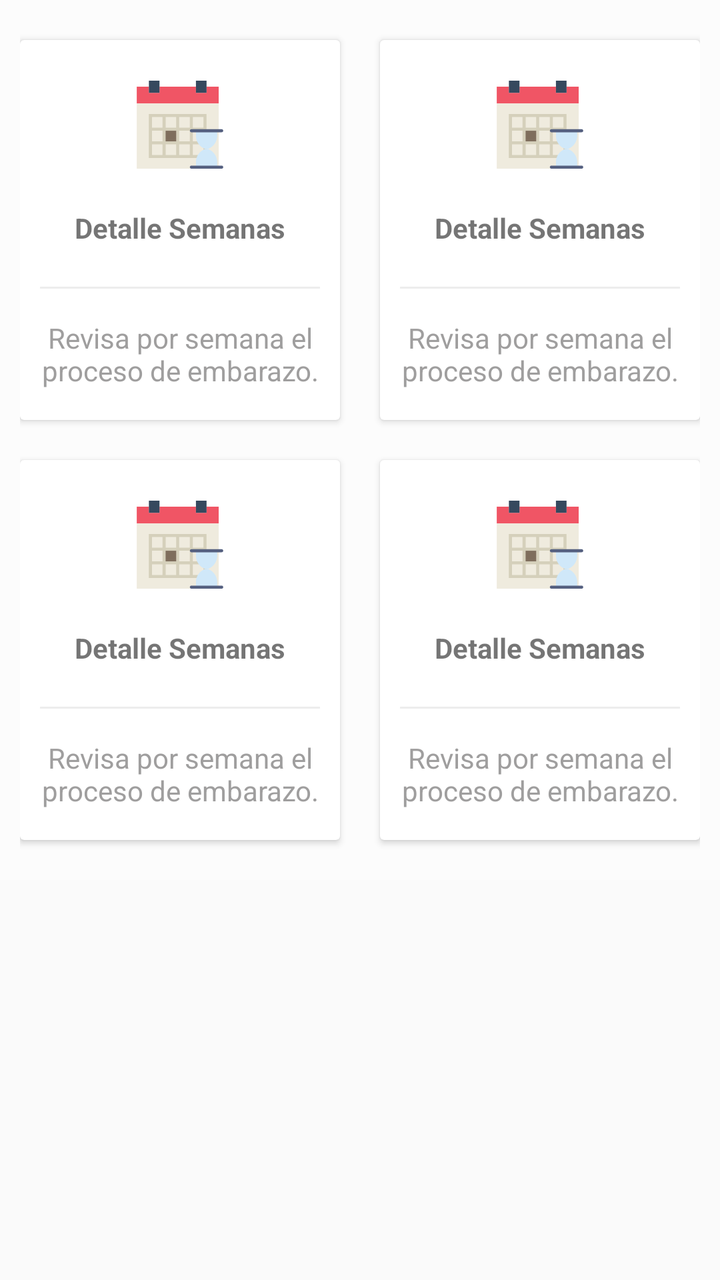
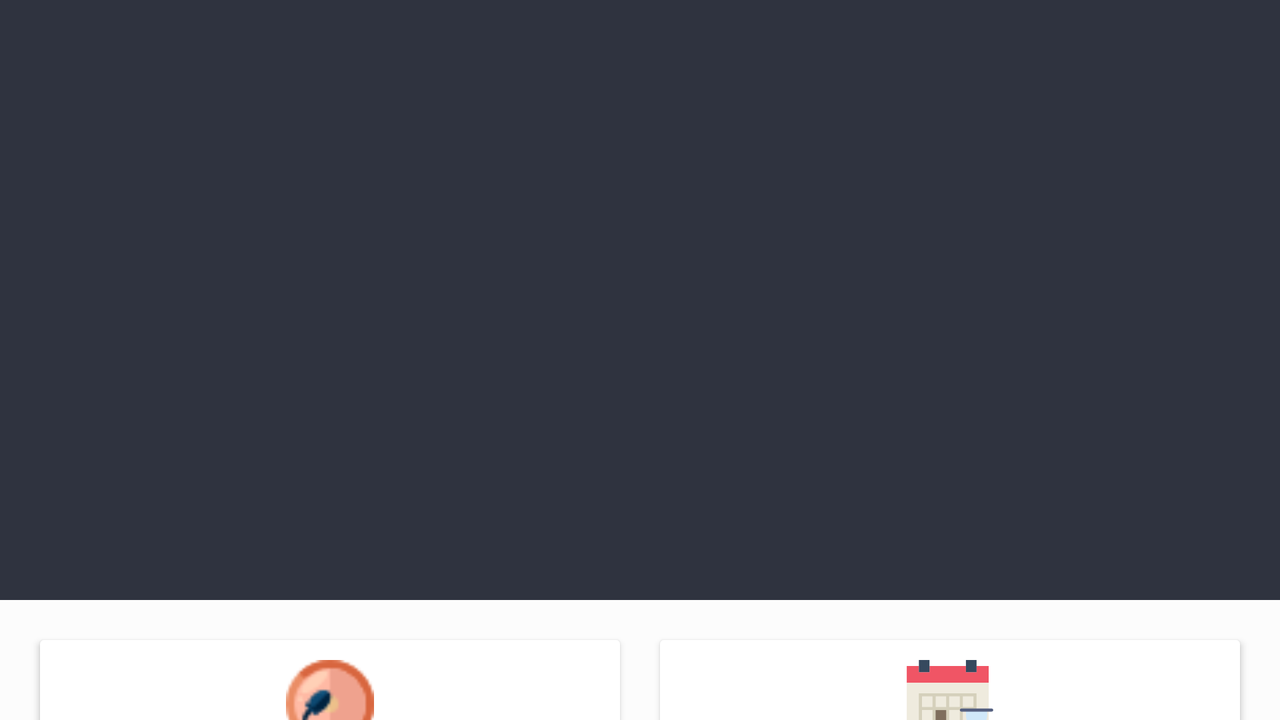

Compare how this app lays out the same screen by default and in its alternative resource folder. The renders come first, then the two layout files and the values they reference.
<!-- AndroidManifest.xml: application theme AppTheme -->
<!-- res/layout/fragment_fragmento01.xml -->
<?xml version="1.0" encoding="utf-8"?>
<FrameLayout xmlns:android="http://schemas.android.com/apk/res/android"
    xmlns:tools="http://schemas.android.com/tools"
    android:layout_width="match_parent"
    android:layout_height="match_parent"
    tools:context=".Fragmento01">

    <ScrollView
        android:layout_width="match_parent"
        android:layout_height="match_parent">

        <LinearLayout
            android:layout_width="match_parent"
            android:layout_height="match_parent"
            android:orientation="vertical"
            android:padding="10dp"
            android:background="@color/backgroundcolor">
            <LinearLayout
                android:clipToPadding="false"
                android:gravity="center"
                android:orientation="horizontal"
                android:layout_width="match_parent"
                android:layout_height="wrap_content">

                <android.support.v7.widget.CardView
                    android:layout_width="160dp"
                    android:layout_height="190dp"
                    android:layout_margin="10dp"
                    android:clickable="true"
                    android:id="@+id/btnactivitycalendar"
                    >

                    <LinearLayout
                        android:layout_width="match_parent"
                        android:layout_height="match_parent"
                        android:orientation="vertical"
                        android:gravity="center"
                        >
                        <ImageView
                            android:layout_width="64dp"
                            android:layout_height="64dp"
                            android:src="@drawable/ic_calendar"
                            android:padding="10dp"/>
                        <TextView
                            android:layout_width="wrap_content"
                            android:layout_height="wrap_content"
                            android:textStyle="bold"
                            android:layout_margin="10dp"
                            android:text="Detalle Semanas"/>

                        <View
                            android:layout_width="match_parent"
                            android:layout_height="1dp"
                            android:background="@color/lightgray"
                            android:layout_margin="10dp"/>

                        <TextView
                            android:layout_width="wrap_content"
                            android:layout_height="wrap_content"
                            android:gravity="center"
                            android:text="Revisa por semana el proceso de embarazo."
                            android:padding="5dp"
                            android:textColor="@color/dark_gray"/>
                    </LinearLayout>
                </android.support.v7.widget.CardView>

                <android.support.v7.widget.CardView
                    android:layout_width="160dp"
                    android:layout_height="190dp"
                    android:layout_margin="10dp">

                    <LinearLayout
                        android:layout_width="match_parent"
                        android:layout_height="match_parent"
                        android:orientation="vertical"
                        android:gravity="center"
                        >
                        <ImageView
                            android:layout_width="64dp"
                            android:layout_height="64dp"
                            android:src="@drawable/ic_calendar"
                            android:padding="10dp"/>
                        <TextView
                            android:layout_width="wrap_content"
                            android:layout_height="wrap_content"
                            android:textStyle="bold"
                            android:layout_margin="10dp"
                            android:text="Detalle Semanas"/>

                        <View
                            android:layout_width="match_parent"
                            android:layout_height="1dp"
                            android:background="@color/lightgray"
                            android:layout_margin="10dp"/>

                        <TextView
                            android:layout_width="wrap_content"
                            android:layout_height="wrap_content"
                            android:gravity="center"
                            android:text="Revisa por semana el proceso de embarazo."
                            android:padding="5dp"
                            android:textColor="@color/dark_gray"/>
                    </LinearLayout>
                </android.support.v7.widget.CardView>

            </LinearLayout>
            <LinearLayout
                android:clipToPadding="false"
                android:gravity="center"
                android:orientation="horizontal"
                android:layout_width="match_parent"
                android:layout_height="wrap_content">

                <android.support.v7.widget.CardView
                    android:layout_width="160dp"
                    android:layout_height="190dp"
                    android:layout_margin="10dp">

                    <LinearLayout
                        android:layout_width="match_parent"
                        android:layout_height="match_parent"
                        android:orientation="vertical"
                        android:gravity="center"
                        >
                        <ImageView
                            android:layout_width="64dp"
                            android:layout_height="64dp"
                            android:src="@drawable/ic_calendar"
                            android:padding="10dp"/>
                        <TextView
                            android:layout_width="wrap_content"
                            android:layout_height="wrap_content"
                            android:textStyle="bold"
                            android:layout_margin="10dp"
                            android:text="Detalle Semanas"/>

                        <View
                            android:layout_width="match_parent"
                            android:layout_height="1dp"
                            android:background="@color/lightgray"
                            android:layout_margin="10dp"/>

                        <TextView
                            android:layout_width="wrap_content"
                            android:layout_height="wrap_content"
                            android:gravity="center"
                            android:text="Revisa por semana el proceso de embarazo."
                            android:padding="5dp"
                            android:textColor="@color/dark_gray"/>
                    </LinearLayout>
                </android.support.v7.widget.CardView>

                <android.support.v7.widget.CardView
                    android:layout_width="160dp"
                    android:layout_height="190dp"
                    android:layout_margin="10dp">

                    <LinearLayout
                        android:layout_width="match_parent"
                        android:layout_height="match_parent"
                        android:orientation="vertical"
                        android:gravity="center"
                        >
                        <ImageView
                            android:layout_width="64dp"
                            android:layout_height="64dp"
                            android:src="@drawable/ic_calendar"
                            android:padding="10dp"/>
                        <TextView
                            android:layout_width="wrap_content"
                            android:layout_height="wrap_content"
                            android:textStyle="bold"
                            android:layout_margin="10dp"
                            android:text="Detalle Semanas"/>

                        <View
                            android:layout_width="match_parent"
                            android:layout_height="1dp"
                            android:background="@color/lightgray"
                            android:layout_margin="10dp"/>

                        <TextView
                            android:layout_width="wrap_content"
                            android:layout_height="wrap_content"
                            android:gravity="center"
                            android:text="Revisa por semana el proceso de embarazo."
                            android:padding="5dp"
                            android:textColor="@color/dark_gray"/>
                    </LinearLayout>
                </android.support.v7.widget.CardView>

            </LinearLayout>
        </LinearLayout>
    </ScrollView>


</FrameLayout>
<!-- resources referenced by this layout -->
<resources>
  <color name="backgroundcolor">#fcfcfc</color>
  <color name="dark_gray">#9F9E9E</color>
  <color name="lightgray">#ededed</color>
  <!-- drawable ic_calendar (drawable) -->
  <vector android:height="24dp" android:viewportHeight="58"
      android:viewportWidth="58" android:width="24dp" xmlns:android="http://schemas.android.com/apk/res/android">
      <path android:fillColor="#F05565" android:pathData="M46.5,4l0,4l-7,0l0,-4l-24,0l0,4l-7,0l0,-4l-8,0l0,11l54,0l0,-11z"/>
      <path android:fillColor="#EFEBDE" android:pathData="M8.5,15l-8,0l0,43l54,0l0,-43l-8,0l-7,0l-24,0z"/>
      <path android:fillColor="#D5D0BB" android:pathData="M37.5,22h-2h-7h-2h-7h-2h-9v9v2v7v2v9h9h2h7h2h7h2h9v-9v-2v-7v-2v-9H37.5zM28.5,24h7v7h-7V24zM35.5,40h-7v-7h7V40zM19.5,33h7v7h-7V33zM19.5,24h7v7h-7V24zM10.5,24h7v7h-7V24zM10.5,33h7v7h-7V33zM17.5,49h-7v-7h7V49zM26.5,49h-7v-7h7V49zM35.5,49h-7v-7h7V49zM44.5,49h-7v-7h7V49zM44.5,40h-7v-7h7V40zM37.5,31v-7h7v7H37.5z"/>
      <path android:fillColor="#36495E" android:pathData="M8.5,0h7v8h-7z"/>
      <path android:fillColor="#36495E" android:pathData="M39.5,0h7v8h-7z"/>
      <path android:fillColor="#7F6E5D" android:pathData="M19.5,33h7v7h-7z"/>
      <path android:fillColor="#D0E8F9" android:pathData="M47.5,45h-2l0,0c-3.633,-1.453 -6,-4.861 -6,-8.64V33h14v3.36C53.5,40.139 51.133,43.547 47.5,45L47.5,45z"/>
      <path android:fillColor="#D0E8F9" android:pathData="M45.5,45h2l0,0c3.633,1.453 6,4.861 6,8.64V57h-14v-3.36C39.5,49.861 41.867,46.453 45.5,45L45.5,45z"/>
      <path android:fillColor="#556080" android:pathData="M36.5,34h1h2h17c0.553,0 1,-0.448 1,-1s-0.447,-1 -1,-1h-17h-2h-1c-0.553,0 -1,0.448 -1,1S35.947,34 36.5,34z"/>
      <path android:fillColor="#556080" android:pathData="M56.499,55.998h-18c-0.003,0 -0.006,0.002 -0.01,0.002H36.5c-0.553,0 -1,0.448 -1,1s0.447,1 1,1h3c0.003,0 0.006,-0.002 0.01,-0.002h16.989c0.553,0 1,-0.448 1,-1S57.052,55.998 56.499,55.998z"/>
  </vector>
  <style name="AppTheme" parent="Theme.AppCompat.Light.DarkActionBar">
          
          <item name="colorPrimary">@color/colorPrimary</item>
          <item name="colorPrimaryDark">@color/colorPrimaryDark</item>
          <item name="colorAccent">@color/colorAccent</item>
          <item name="overlapAnchor">false</item>
          <item name="android:dropDownVerticalOffset">-4dp</item>
      </style>
  <color name="colorPrimary">#370A54</color>
  <color name="colorPrimaryDark">#767099</color>
  <color name="colorAccent">#FF4081</color>
</resources>
<!-- res/layout-land/fragment_fragmento01.xml (the repository's variant of the layout above) -->
<!-- drawn on the phone turned sideways -->
<?xml version="1.0" encoding="utf-8"?>
<FrameLayout xmlns:android="http://schemas.android.com/apk/res/android"
    xmlns:tools="http://schemas.android.com/tools"
    android:layout_width="match_parent"
    android:layout_height="match_parent"
    tools:context=".Fragmentos.Fragmento01">

    <android.support.design.widget.CoordinatorLayout xmlns:android="http://schemas.android.com/apk/res/android"
        xmlns:app="http://schemas.android.com/apk/res-auto"
        xmlns:tools="http://schemas.android.com/tools"
        android:layout_width="match_parent"
        android:layout_height="match_parent"
        android:background="@color/backgroundcolor">

        <android.support.design.widget.AppBarLayout
            android:id="@+id/appbar"
            android:layout_width="match_parent"
            android:layout_height="300dp">

            <android.support.design.widget.CollapsingToolbarLayout
                android:id="@+id/collapsingtoolbar"
                android:layout_width="match_parent"
                android:layout_height="match_parent"
                android:background="@color/darkBlue"
                app:contentScrim="?attr/colorPrimary"
                app:expandedTitleMarginEnd="64dp"
                app:expandedTitleMarginStart="48dp"
                app:layout_scrollFlags="exitUntilCollapsed|scroll"
                app:title="@string/app_name">
                <RelativeLayout
                    android:id="@+id/activity_main"
                    android:layout_width="match_parent"
                    android:layout_height="match_parent"
                    >

                    <android.support.v4.view.ViewPager
                        android:layout_width="match_parent"
                        android:layout_height="wrap_content"
                        android:id="@+id/viewPager"
                        />
                </RelativeLayout>

            </android.support.design.widget.CollapsingToolbarLayout>
        </android.support.design.widget.AppBarLayout>

        <android.support.v4.widget.NestedScrollView
            android:layout_width="match_parent"
            android:layout_height="match_parent"
            app:layout_behavior="@string/appbar_scrolling_view_behavior">

            <LinearLayout
                android:layout_width="match_parent"
                android:layout_height="wrap_content"
                android:background="@color/backgroundcolor"
                android:orientation="vertical"
                android:padding="10dp">

                <LinearLayout
                    android:layout_width="match_parent"
                    android:layout_height="wrap_content"
                    android:clipToPadding="false"
                    android:gravity="center"
                    android:orientation="horizontal"
                    android:layout_weight="1">

                    <android.support.v7.widget.CardView
                        android:id="@+id/btnactivityHistory"
                        android:layout_width="match_parent"
                        android:layout_height="wrap_content"
                        android:layout_margin="10dp"
                        android:clickable="true"
                        android:layout_weight="0.5"
                        android:foreground="?android:attr/selectableItemBackground">

                        <LinearLayout
                            android:layout_width="match_parent"
                            android:layout_height="match_parent"
                            android:gravity="center"
                            android:orientation="vertical">

                            <ImageView
                                android:layout_width="64dp"
                                android:layout_height="64dp"
                                android:padding="10dp"
                                android:src="@drawable/fertilization" />

                            <TextView
                                android:layout_width="wrap_content"
                                android:layout_height="wrap_content"
                                android:layout_margin="10dp"
                                android:gravity="center"
                                android:text="Historia de un encuentro."
                                android:textStyle="bold" />

                            <View
                                android:layout_width="match_parent"
                                android:layout_height="1dp"
                                android:layout_margin="10dp"
                                android:background="@color/lightgray" />

                            <TextView
                                android:layout_width="wrap_content"
                                android:layout_height="wrap_content"
                                android:gravity="center"
                                android:padding="5dp"
                                android:text="Conoce más sobre la fecundación del ovulo."
                                android:textColor="@color/dark_gray" />
                        </LinearLayout>
                    </android.support.v7.widget.CardView>

                    <android.support.v7.widget.CardView
                        android:id="@+id/btnactivitycalendar"
                        android:layout_width="match_parent"
                        android:layout_height="wrap_content"
                        android:layout_weight="0.5"
                        android:layout_margin="10dp"
                        android:clickable="true"
                        android:foreground="?android:attr/selectableItemBackground">

                        <LinearLayout
                            android:layout_width="match_parent"
                            android:layout_height="match_parent"
                            android:gravity="center"
                            android:orientation="vertical">

                            <ImageView
                                android:layout_width="64dp"
                                android:layout_height="64dp"
                                android:padding="10dp"
                                android:src="@drawable/ic_calendar" />

                            <TextView
                                android:layout_width="wrap_content"
                                android:layout_height="wrap_content"
                                android:layout_margin="10dp"
                                android:text="Detalle Semanas"
                                android:textStyle="bold" />

                            <View
                                android:layout_width="match_parent"
                                android:layout_height="1dp"
                                android:layout_margin="10dp"
                                android:background="@color/lightgray" />

                            <TextView
                                android:layout_width="wrap_content"
                                android:layout_height="wrap_content"
                                android:gravity="center"
                                android:padding="5dp"
                                android:text="Revisa por semana el proceso de embarazo."
                                android:textColor="@color/dark_gray" />
                        </LinearLayout>
                    </android.support.v7.widget.CardView>

                </LinearLayout>

                <LinearLayout
                    android:layout_width="match_parent"
                    android:layout_height="wrap_content"
                    android:clipToPadding="false"
                    android:gravity="center"
                    android:orientation="horizontal"
                    android:weightSum="1">

                    <android.support.v7.widget.CardView
                        android:layout_width="match_parent"
                        android:layout_height="wrap_content"
                        android:layout_margin="10dp"
                        android:layout_weight="0.5"
                        android:clickable="true"
                        android:foreground="?android:attr/selectableItemBackground">

                        <LinearLayout
                            android:layout_width="match_parent"
                            android:layout_height="match_parent"
                            android:gravity="center"
                            android:orientation="vertical">

                            <ImageView
                                android:layout_width="64dp"
                                android:layout_height="64dp"
                                android:padding="10dp"
                                android:background="@drawable/buttonstyle"
                                android:src="@drawable/ic_calendar" />

                            <TextView
                                android:layout_width="wrap_content"
                                android:layout_height="wrap_content"
                                android:layout_margin="10dp"
                                android:text="Detalle Semanas"
                                android:textStyle="bold" />

                            <View
                                android:layout_width="match_parent"
                                android:layout_height="1dp"
                                android:layout_margin="10dp"
                                android:background="@color/lightgray" />

                            <TextView
                                android:layout_width="wrap_content"
                                android:layout_height="wrap_content"
                                android:gravity="center"
                                android:padding="5dp"
                                android:text="Revisa por semana el proceso de embarazo."
                                android:textColor="@color/dark_gray" />
                        </LinearLayout>
                    </android.support.v7.widget.CardView>

                    <android.support.v7.widget.CardView
                        android:layout_width="match_parent"
                        android:layout_height="wrap_content"
                        android:layout_margin="10dp"
                        android:layout_weight="0.5"
                        android:clickable="true"
                        android:foreground="?android:attr/selectableItemBackground">

                        <LinearLayout
                            android:layout_width="match_parent"
                            android:layout_height="match_parent"
                            android:gravity="center"
                            android:orientation="vertical">

                            <ImageView
                                android:layout_width="64dp"
                                android:layout_height="64dp"
                                android:padding="10dp"
                                android:src="@drawable/ic_calendar" />

                            <TextView
                                android:layout_width="wrap_content"
                                android:layout_height="wrap_content"
                                android:layout_margin="10dp"
                                android:text="Detalle Semanas"
                                android:textStyle="bold" />

                            <View
                                android:layout_width="match_parent"
                                android:layout_height="1dp"
                                android:layout_margin="10dp"
                                android:background="@color/lightgray" />

                            <TextView
                                android:layout_width="wrap_content"
                                android:layout_height="wrap_content"
                                android:gravity="center"
                                android:padding="5dp"
                                android:text="Revisa por semana el proceso de embarazo."
                                android:textColor="@color/dark_gray" />
                        </LinearLayout>
                    </android.support.v7.widget.CardView>

                </LinearLayout>


                <LinearLayout
                    android:layout_width="match_parent"
                    android:layout_height="wrap_content"
                    android:clipToPadding="false"
                    android:gravity="center"
                    android:orientation="horizontal">

                    <android.support.v7.widget.CardView
                        android:layout_width="match_parent"
                        android:layout_height="wrap_content"
                        android:layout_margin="10dp"
                        android:clickable="true"
                        android:foreground="?android:attr/selectableItemBackground">

                        <LinearLayout
                            android:layout_width="match_parent"
                            android:layout_height="match_parent"
                            android:gravity="center"
                            android:orientation="vertical">

                            <ImageView
                                android:layout_width="64dp"
                                android:layout_height="64dp"
                                android:padding="10dp"
                                android:src="@drawable/references" />

                            <TextView
                                android:layout_width="wrap_content"
                                android:layout_height="wrap_content"
                                android:layout_margin="10dp"
                                android:text="Referencias"
                                android:textStyle="bold" />

                            <View
                                android:layout_width="match_parent"
                                android:layout_height="1dp"
                                android:layout_margin="10dp"
                                android:background="@color/lightgray" />

                            <TextView
                                android:layout_width="wrap_content"
                                android:layout_height="wrap_content"
                                android:gravity="center"
                                android:padding="5dp"
                                android:text="Conoce las referencias para la información de esta sección."
                                android:textColor="@color/dark_gray" />
                        </LinearLayout>
                    </android.support.v7.widget.CardView>

                </LinearLayout>

            </LinearLayout>
        </android.support.v4.widget.NestedScrollView>


    </android.support.design.widget.CoordinatorLayout>



</FrameLayout>
<!-- resources referenced by the variant -->
<!-- as the phone turned sideways resolves them -->
<resources>
  <color name="backgroundcolor">#fcfcfc</color>
  <color name="darkBlue">#2f333f</color>
  <color name="dark_gray">#9F9E9E</color>
  <color name="lightgray">#ededed</color>
  <!-- drawable buttonstyle (drawable) -->
  <?xml version="1.0" encoding="utf-8"?>
  <shape xmlns:android="http://schemas.android.com/apk/res/android">
      <stroke android:width="2dp" android:color="@color/white"/>
      <corners android:radius="20dp"/>
      <padding android:bottom="15dp" android:top="15dp" android:right="15dp" android:left="15dp"/>
  </shape>
  <!-- drawable fertilization: png bitmap (drawable, 1482 bytes) -->
  <!-- drawable ic_calendar (drawable) -->
  <vector android:height="24dp" android:viewportHeight="58"
      android:viewportWidth="58" android:width="24dp" xmlns:android="http://schemas.android.com/apk/res/android">
      <path android:fillColor="#F05565" android:pathData="M46.5,4l0,4l-7,0l0,-4l-24,0l0,4l-7,0l0,-4l-8,0l0,11l54,0l0,-11z"/>
      <path android:fillColor="#EFEBDE" android:pathData="M8.5,15l-8,0l0,43l54,0l0,-43l-8,0l-7,0l-24,0z"/>
      <path android:fillColor="#D5D0BB" android:pathData="M37.5,22h-2h-7h-2h-7h-2h-9v9v2v7v2v9h9h2h7h2h7h2h9v-9v-2v-7v-2v-9H37.5zM28.5,24h7v7h-7V24zM35.5,40h-7v-7h7V40zM19.5,33h7v7h-7V33zM19.5,24h7v7h-7V24zM10.5,24h7v7h-7V24zM10.5,33h7v7h-7V33zM17.5,49h-7v-7h7V49zM26.5,49h-7v-7h7V49zM35.5,49h-7v-7h7V49zM44.5,49h-7v-7h7V49zM44.5,40h-7v-7h7V40zM37.5,31v-7h7v7H37.5z"/>
      <path android:fillColor="#36495E" android:pathData="M8.5,0h7v8h-7z"/>
      <path android:fillColor="#36495E" android:pathData="M39.5,0h7v8h-7z"/>
      <path android:fillColor="#7F6E5D" android:pathData="M19.5,33h7v7h-7z"/>
      <path android:fillColor="#D0E8F9" android:pathData="M47.5,45h-2l0,0c-3.633,-1.453 -6,-4.861 -6,-8.64V33h14v3.36C53.5,40.139 51.133,43.547 47.5,45L47.5,45z"/>
      <path android:fillColor="#D0E8F9" android:pathData="M45.5,45h2l0,0c3.633,1.453 6,4.861 6,8.64V57h-14v-3.36C39.5,49.861 41.867,46.453 45.5,45L45.5,45z"/>
      <path android:fillColor="#556080" android:pathData="M36.5,34h1h2h17c0.553,0 1,-0.448 1,-1s-0.447,-1 -1,-1h-17h-2h-1c-0.553,0 -1,0.448 -1,1S35.947,34 36.5,34z"/>
      <path android:fillColor="#556080" android:pathData="M56.499,55.998h-18c-0.003,0 -0.006,0.002 -0.01,0.002H36.5c-0.553,0 -1,0.448 -1,1s0.447,1 1,1h3c0.003,0 0.006,-0.002 0.01,-0.002h16.989c0.553,0 1,-0.448 1,-1S57.052,55.998 56.499,55.998z"/>
  </vector>
  <string name="app_name">Tuky Birth</string>
  <style name="AppTheme" parent="Theme.AppCompat.Light.DarkActionBar">
          
          <item name="colorPrimary">@color/colorPrimary</item>
          <item name="colorPrimaryDark">@color/colorPrimaryDark</item>
          <item name="colorAccent">@color/colorAccent</item>
          <item name="overlapAnchor">false</item>
          <item name="android:dropDownVerticalOffset">-4dp</item>
      </style>
  <color name="white" type="color">#ffff</color>
  <color name="colorPrimary">#370A54</color>
  <color name="colorPrimaryDark">#767099</color>
  <color name="colorAccent">#FF4081</color>
</resources>
